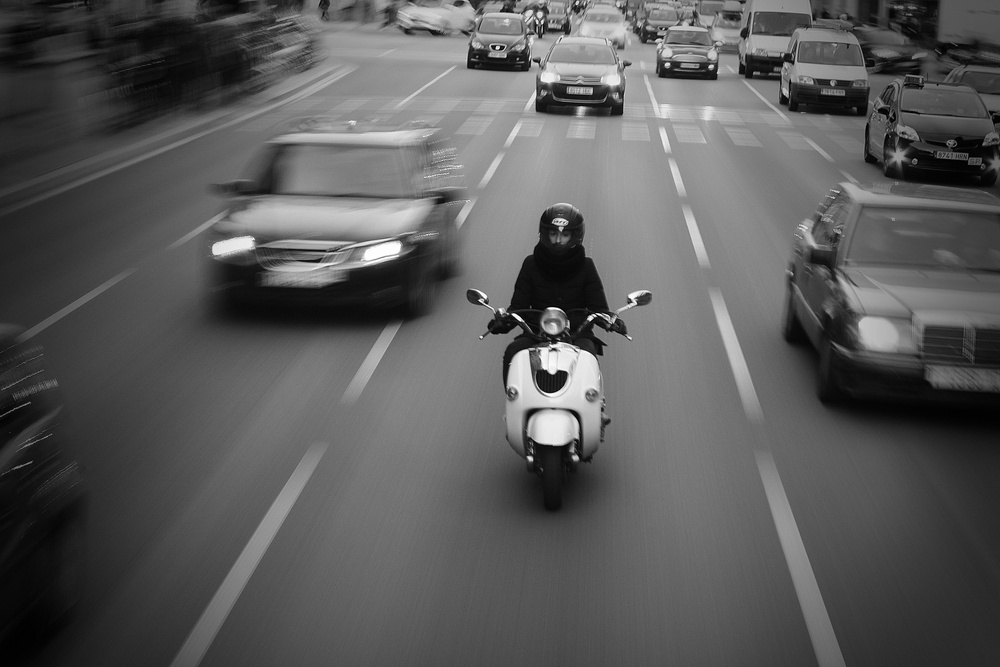
#> input picture arabablur.jpg, 1000 x 667 px, shrunk from 5184 x 3456 before the run
$ python odev3.py   (older library calls are emulated)
#> lines starting #> are read from the running program, lines starting #| are printed output that depends on the picture
import cv2
import numpy as np
import matplotlib.pyplot as plt

# Fotoğrafı yükle
image = cv2.imread('arabablur.jpg')
#> image is the input picture: shape (667, 1000, 3); min 0, max 255, mean 90.1

# Gri tonlamalı görüntüye dönüştür
gray = cv2.cvtColor(image, cv2.COLOR_BGR2GRAY)

# Kenarları belirginleştirmek için Laplacian filtresi uygula
laplacian = cv2.Laplacian(gray, cv2.CV_64F)
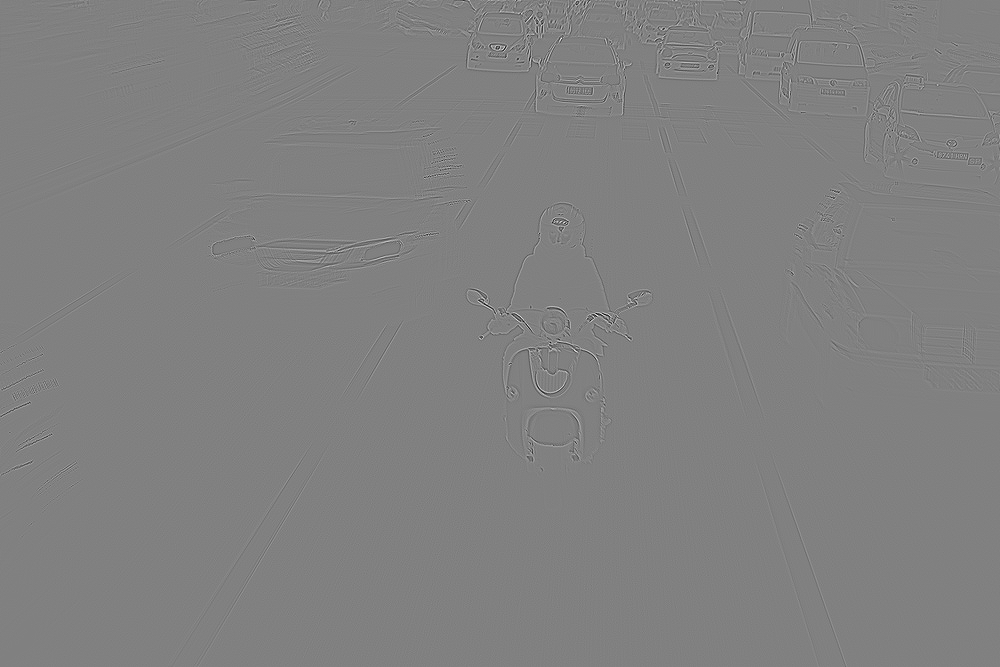
#> laplacian: shape (667, 1000) float64; min -432, max 423, mean 0; drawn with min black and max white

# Keskinleştirilmiş görüntüyü elde etmek için orijinal görüntü ile filtrelenmiş görüntüyü birleştir
sharpened = cv2.addWeighted(gray, 1.5, laplacian, -0.5, 0, dtype=cv2.CV_64F)
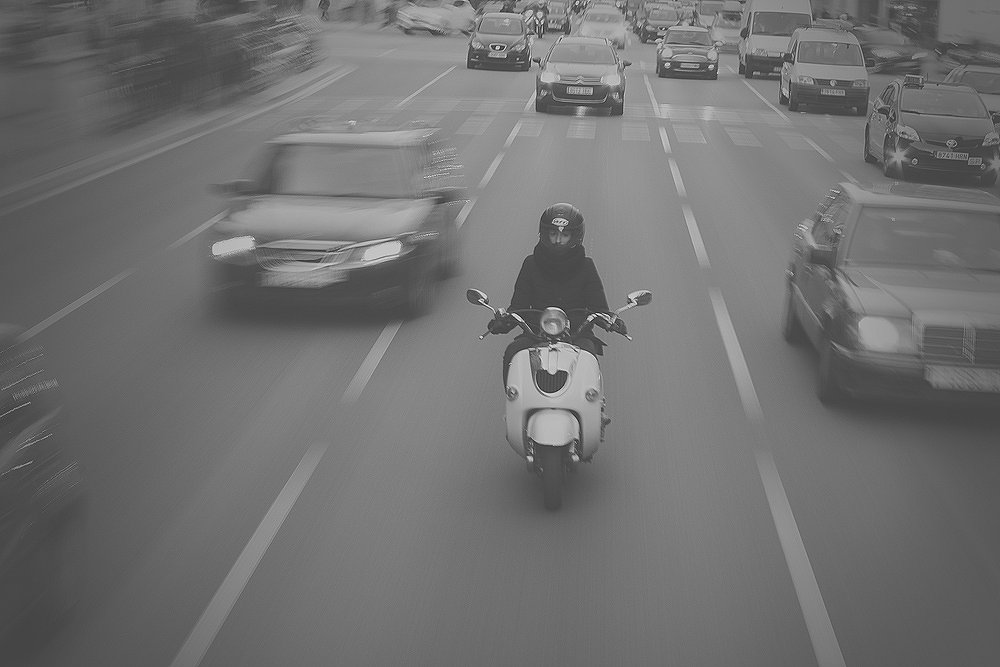
#> sharpened: shape (667, 1000) float64; min -205.5, max 558.5, mean 135.1; drawn with min black and max white

# Gri tonları kaldırmak için renkli görüntüyü kullan
color_image = cv2.cvtColor(image, cv2.COLOR_BGR2RGB)

# Sonucu göster
plt.imshow(color_image)
plt.title('Color Image without Gray Tones')
plt.axis('off')
plt.show()
